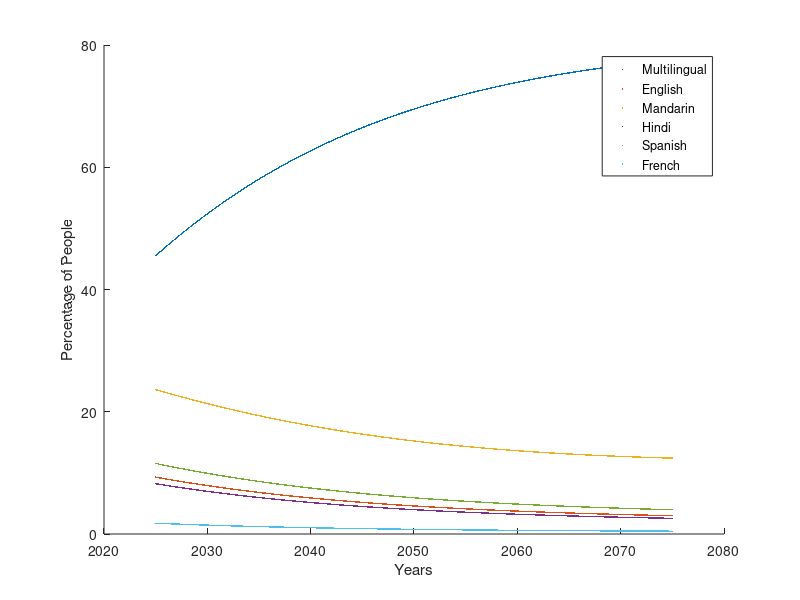

Source code (MATLAB):
N = 50000; t = 0.001;
a = 0.01; b = 0.05;

ABCDEBi = zeros(N,7);

ABCDEBi(1,:) = [390/4191*100,990/4191*100,345/4191*100,484/4191*100,74/4191*100,1908/4191*100,t+2025];
for i = 2:N
    ABCDEBi(i,1) = ABCDEBi(i-1,1) + a*ABCDEBi(i-1,1)*ABCDEBi(i-1,6)/(100-ABCDEBi(i-1,6))*t - b*ABCDEBi(i-1,1)*(100-ABCDEBi(i-1,1))^2/100^2*t;
    ABCDEBi(i,2) = ABCDEBi(i-1,2) + a*ABCDEBi(i-1,2)*ABCDEBi(i-1,6)/(100-ABCDEBi(i-1,6))*t - b*ABCDEBi(i-1,2)*(100-ABCDEBi(i-1,2))^2/100^2*t;
    ABCDEBi(i,3) = ABCDEBi(i-1,3) + a*ABCDEBi(i-1,3)*ABCDEBi(i-1,6)/(100-ABCDEBi(i-1,6))*t - b*ABCDEBi(i-1,3)*(100-ABCDEBi(i-1,3))^2/100^2*t;
    ABCDEBi(i,4) = ABCDEBi(i-1,4) + a*ABCDEBi(i-1,4)*ABCDEBi(i-1,6)/(100-ABCDEBi(i-1,6))*t - b*ABCDEBi(i-1,4)*(100-ABCDEBi(i-1,4))^2/100^2*t;
    ABCDEBi(i,5) = ABCDEBi(i-1,5) + a*ABCDEBi(i-1,5)*ABCDEBi(i-1,6)/(100-ABCDEBi(i-1,6))*t - b*ABCDEBi(i-1,5)*(100-ABCDEBi(i-1,5))^2/100^2*t;
    ABCDEBi(i,6) = 100-ABCDEBi(i,1)-ABCDEBi(i,2)-ABCDEBi(i,3)-ABCDEBi(i,4)-ABCDEBi(i,5);
    ABCDEBi(i,7) = i*t+2025;
end
hold on;
scatter(ABCDEBi(:,7),ABCDEBi(:,6),1, "black", "filled");
scatter(ABCDEBi(:,7),ABCDEBi(:,1),1, "red", "filled");
scatter(ABCDEBi(:,7),ABCDEBi(:,2),1, "green", "filled");
scatter(ABCDEBi(:,7),ABCDEBi(:,3),1, "blue", "filled");
scatter(ABCDEBi(:,7),ABCDEBi(:,4),1, "cyan", "filled");
scatter(ABCDEBi(:,7),ABCDEBi(:,5),1, "magenta", "filled");
xlabel('Years'); 
ylabel('Percentage of People');
legend('Multilingual', 'English', 'Mandarin', 'Hindi', 'Spanish', 'French');